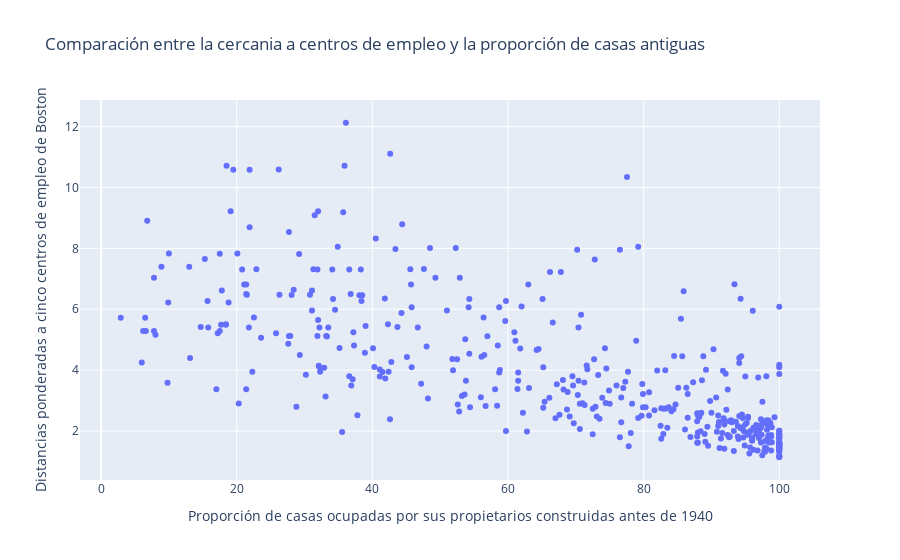

Notebook cell for this chart:
### Markdown cell above
### Visualización de los datos

### Code cell
fig = px.scatter(x=X_train_imputado_df['AGE'], y=X_train_imputado_df['DIS'], 
                title='Comparación entre la cercania a centros de empleo y la proporción de casas antiguas'
                , labels={'x':'Proporción de casas ocupadas por sus propietarios construidas antes de 1940',
                            'y':'Distancias ponderadas a cinco centros de empleo de Boston'})
fig.show()

### Figure 1 — Plotly figure (JSON) as saved in the notebook; plotly's stock layout.template omitted (floating-point values rounded to 4 significant figures; data arrays with more than 128 entries replaced by an {"elided": "..."} marker saying what was removed)
{"data": [{"hovertemplate": "Proporción de casas ocupadas por sus propietarios construidas antes de 1940=%{x}<br>Distancias ponderadas a cinco centros de empleo de Boston=%{y}<extra></extra>", "legendgroup": "", "marker": {"color": "#636efa", "symbol": "circle"}, "mode": "markers", "name": "", "orientation": "v", "showlegend": false, "type": "scatter", "x": {"elided": "428 float values"}, "xaxis": "x", "y": {"elided": "428 float values"}, "yaxis": "y"}], "layout": {"legend": {"tracegroupgap": 0}, "title": {"text": "Comparación entre la cercania a centros de empleo y la proporción de casas antiguas"}, "xaxis": {"anchor": "y", "domain": [0, 1], "title": {"text": "Proporción de casas ocupadas por sus propietarios construidas antes de 1940"}}, "yaxis": {"anchor": "x", "domain": [0, 1], "title": {"text": "Distancias ponderadas a cinco centros de empleo de Boston"}}}}
